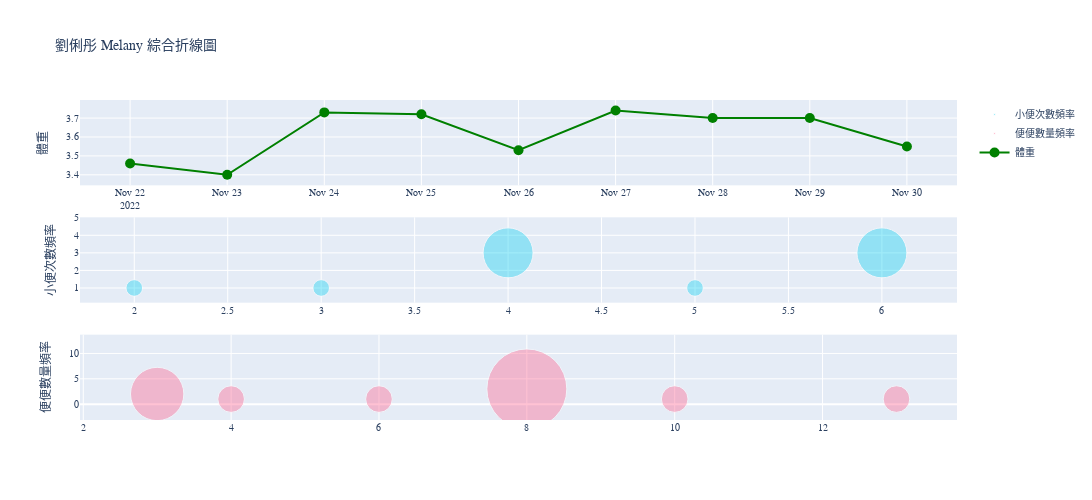

The notebook cell saved with this chart:
### Code cell
from pathlib import Path 
fig = make_subplots(rows=3, cols=1)


# 小便次數範圍版面調整
fig.add_trace(
    go.Scatter(x = list(df_filted['小便次數'].value_counts().keys()), 
               y= df_filted['小便次數'].value_counts().values,
               text=df_filted['小便次數'].value_counts().values,
                 marker=dict(size= df_filted['小便次數'].value_counts().values,
                                            sizemode='diameter',
                                            sizeref=df_filted['小便次數'].value_counts().values.max()/50,
                                            opacity=0.4,
                                            color=px.colors.qualitative.Plotly[5],
                                            showscale=False),

                mode = 'markers', #lines+markers+text
                name = '小便次數頻率'),
    row=2, col=1
)


# 便便數量長條圖
fig.add_trace(
    go.Scatter(x = list(df_filted['便便數量'].value_counts().keys() ), 
                y= df_filted['便便數量'].value_counts().values,
                text=df_filted['便便數量'].value_counts().values,
                 marker=dict(size= df_filted['便便數量'].value_counts().values,
                                            sizemode='diameter',
                                            sizeref=df_filted['便便數量'].value_counts().values.max()/80,
                                            opacity=0.4,
                                            color=px.colors.qualitative.Plotly[6],
                                            showscale=False),
                mode = 'markers',   #markers lines+markers+text
                name = '便便數量頻率'),
    row=3, col=1
)

fig.add_trace(
    go.Scatter(x = df_filted['紀錄日期'], y=df_filted['體重'],
                marker = {'color': 'green', 'size': 10},
                mode = 'lines+markers+text', #lines+markers+text
                name = '體重'),
    row=1, col=1
)




# Y 軸
fig.update_yaxes(title_text="便便數量頻率", showgrid=True, row=3, col=1)
fig.update_yaxes(title_text="小便次數頻率", showgrid=True, row=2, col=1)
fig.update_yaxes(title_text="體重", showgrid=True, row=1, col=1)



fig.update_layout(
    height=500, width=1200,overwrite=True, title_text=f"{username} {cat_name} 綜合折線圖",
                    font = {
                    'size': 10,
                    'family': 'fantasy',
                    # 'color': '#D9006C'
                    },
                    hoverlabel = {
                        'bgcolor': 'yellow',
                        'bordercolor': 'black',
                        'namelength': -1,
                        'font': {'color': 'black'}
                    }
)  #dict1=layout


# diagram_path = Path('templates') / f"{cat_name}.merge.html"

# fig.write_html(diagram_path, include_plotlyjs="cdn")
fig.show()

### Figure 1 — Plotly figure (JSON) as saved in the notebook; plotly's stock layout.template omitted (floating-point values rounded to 4 significant figures)
{"data": [{"marker": {"color": "#19D3F3", "opacity": 0.4, "showscale": false, "size": [3, 3, 1, 1, 1], "sizemode": "diameter", "sizeref": 0.06}, "mode": "markers", "name": "小便次數頻率", "text": [3, 3, 1, 1, 1], "type": "scatter", "x": [4, 6, 5, 3, 2], "xaxis": "x2", "y": [3, 3, 1, 1, 1], "yaxis": "y2"}, {"marker": {"color": "#FF6692", "opacity": 0.4, "showscale": false, "size": [3, 2, 1, 1, 1, 1], "sizemode": "diameter", "sizeref": 0.0375}, "mode": "markers", "name": "便便數量頻率", "text": [3, 2, 1, 1, 1, 1], "type": "scatter", "x": [8, 3, 6, 4, 13, 10], "xaxis": "x3", "y": [3, 2, 1, 1, 1, 1], "yaxis": "y3"}, {"marker": {"color": "green", "size": 10}, "mode": "lines+markers+text", "name": "體重", "type": "scatter", "x": ["2022-11-22", "2022-11-23", "2022-11-24", "2022-11-25", "2022-11-26", "2022-11-27", "2022-11-28", "2022-11-29", "2022-11-30"], "xaxis": "x", "y": [3.46, 3.4, 3.73, 3.72, 3.53, 3.74, 3.7, 3.7, 3.55], "yaxis": "y"}], "layout": {"font": {"family": "fantasy", "size": 10}, "height": 500, "hoverlabel": {"bgcolor": "yellow", "bordercolor": "black", "font": {"color": "black"}, "namelength": -1}, "title": {"text": "劉俐彤 Melany 綜合折線圖"}, "width": 1200, "xaxis": {"anchor": "y", "domain": [0, 1]}, "xaxis2": {"anchor": "y2", "domain": [0, 1]}, "xaxis3": {"anchor": "y3", "domain": [0, 1]}, "yaxis": {"anchor": "x", "domain": [0.7333, 1], "showgrid": true, "title": {"text": "體重"}}, "yaxis2": {"anchor": "x2", "domain": [0.3667, 0.6333], "showgrid": true, "title": {"text": "小便次數頻率"}}, "yaxis3": {"anchor": "x3", "domain": [0, 0.2667], "showgrid": true, "title": {"text": "便便數量頻率"}}}}
